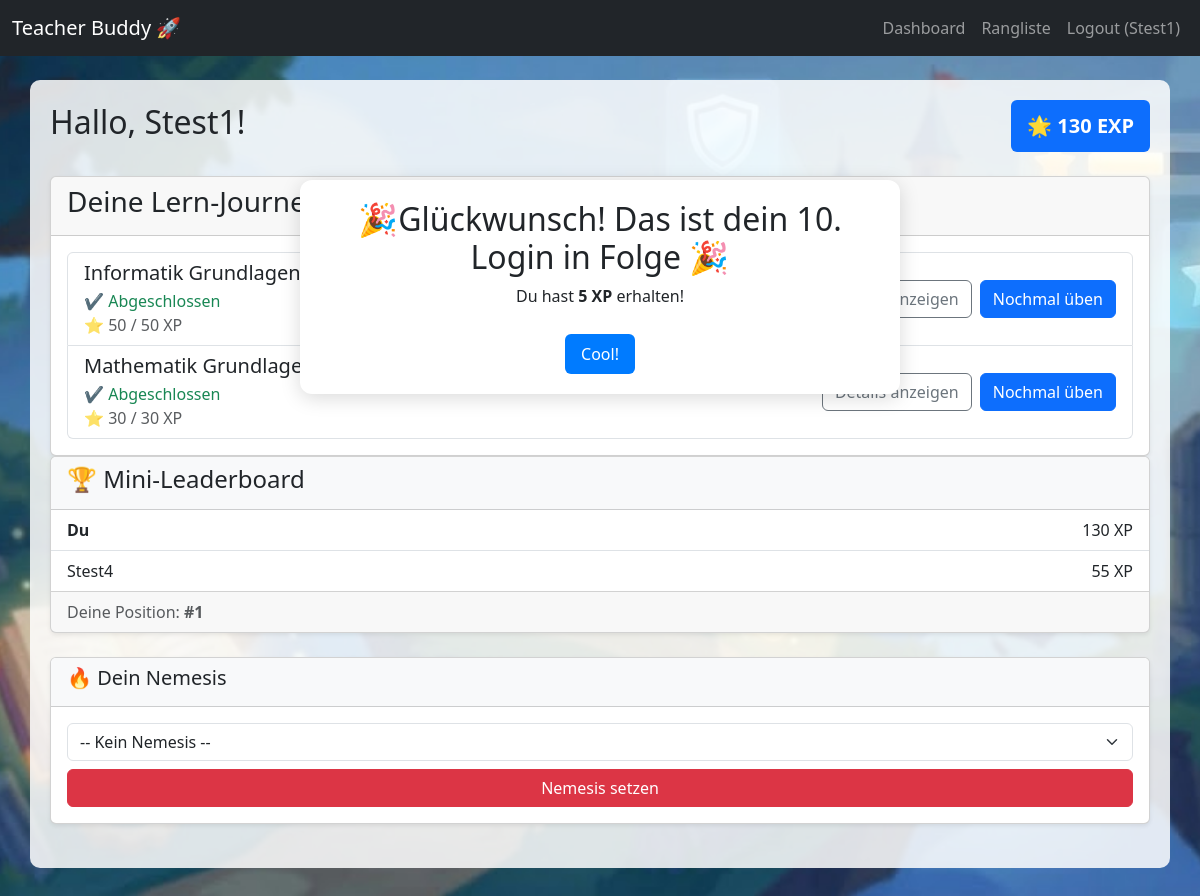
Page /dashboard (signed in) on the committed database.
### app.py (models this page shows, shortened)
class User(UserMixin, db.Model):
    id = db.Column(db.Integer, primary_key=True)
    username = db.Column(db.String(80), unique=True, nullable=False)
    password_hash = db.Column(db.String(120), nullable=False)
    role = db.Column(db.String(20), nullable=False, default='student')
    exp = db.Column(db.Integer, default=0)
    nemesis_id = db.Column(db.Integer, db.ForeignKey('user.id'), nullable=True)
    nemesis = db.relationship(
        'User',
        foreign_keys=[nemesis_id],
        remote_side=[id]
    )
    group_id = db.Column(db.Integer, db.ForeignKey('group.id'), nullable=True)
    teacher_id = db.Column(db.Integer, db.ForeignKey('user.id'), nullable=True)
    groups = db.relationship('Group', backref='teacher', lazy=True, foreign_keys='Group.teacher_id')

### app.py (the view)
@app.route('/dashboard')
@login_required
def dashboard():
    if current_user.role == 'teacher':
        groups = Group.query.filter_by(teacher_id=current_user.id).all()
        students_no_group = User.query.filter_by(teacher_id=current_user.id, group_id=None, role='student').all()
        return render_template('dashboard_teacher.html', groups=groups, students_no_group=students_no_group)
    else:
        all_quizzes = get_all_quizzes()
        progress = QuizProgress.query.filter_by(user_id=current_user.id).all()
        completed_quizzes = {p.quiz_name for p in progress if p.completed}
        daily_bonus = None
        if not session.get('daily_bonus_shown'):
            daily_bonus = 5
            current_user.exp += daily_bonus
            db.session.commit()
            session['daily_bonus_shown'] = True
        earned_xp = {p.quiz_name: p.exp_earned for p in progress}
        xp_delta = None
        xp_target_name = None
        ahead = False
        if current_user.nemesis:
            xp_target_name = current_user.nemesis.username
            xp_delta = abs(current_user.exp - current_user.nemesis.exp)
            ahead = current_user.exp >= current_user.nemesis.exp
        group_students = []
        group = current_user.group
        if group:
            group_students = User.query.filter_by(
                group_id=group.id,
                role='student'
            ).all()
        mini_leaderboard = []
        my_position = None
        if group:
            students = User.query.filter_by(
                group_id=group.id,
                role='student'
            ).order_by(User.exp.desc()).all()
            my_index = None
            for idx, s in enumerate(students):
                if s.id == current_user.id:
                    my_index = idx
                    my_position = idx + 1  # 1-based
                    break
            if my_index is not None:
                wanted_ids = {current_user.id}
                if my_index - 1 >= 0:
                    wanted_ids.add(students[my_index - 1].id)  # above
                if my_index + 1 < len(students):
                    wanted_ids.add(students[my_index + 1].id)  # below
                if current_user.nemesis:
                    wanted_ids.add(current_user.nemesis.id)
                mini_leaderboard = [
                    {'id': s.id, 'name': s.username, 'exp': s.exp}
                    for s in students
                    if s.id in wanted_ids
                ]
        return render_template(
            'dashboard_student.html',
            all_quizzes=all_quizzes,
            completed_quizzes=completed_quizzes,
            earned_xp=earned_xp,
            daily_bonus=daily_bonus,
            xp_delta=xp_delta,
            xp_target_name=xp_target_name,
            ahead=ahead,
            mini_leaderboard=mini_leaderboard,
            my_position=my_position,
            group_students=group_students
        )

### app.py (called while the page is built)
@login_manager.user_loader
def load_user(user_id):
    return User.query.get(int(user_id))

def load_quiz(quiz_name):
    file_path = os.path.join(QUIZZES_FOLDER, f"{quiz_name}.json")
    try:
        with open(file_path, 'r', encoding='utf-8') as f:
            return json.load(f)
    except FileNotFoundError:
        return None

def get_all_quizzes():
    quizzes = []
    if not os.path.exists(QUIZZES_FOLDER):
        os.makedirs(QUIZZES_FOLDER)
        return []
    for filename in os.listdir(QUIZZES_FOLDER):
        if filename.endswith('.json'):
            quiz_name = filename.split('.')[0]
            quiz_data = load_quiz(quiz_name)
            if quiz_data:
                num_questions = len(quiz_data.get("questions", []))
                quizzes.append({
                    'name': quiz_name,
                    'title': quiz_data.get('title', 'Unbenanntes Quiz'),
                    'max_xp': num_questions * EXP_PER_QUESTION
                })
    return quizzes

### templates/dashboard_student.html (shortened to what this page needs)
{% extends "layout.html" %}
{% block content %}
{% if daily_bonus %}
<div id="login-popup" class="daily-popup">
    <h2>🎉Glückwunsch! Das ist dein 10. Login in Folge 🎉</h2>
    <p>Du hast <strong>{{ daily_bonus }} XP</strong> erhalten!</p>
    <button onclick="document.getElementById('login-popup').style.display='none'">Cool!</button>
</div>
{% endif %}
<div class="d-flex justify-content-between align-items-center mb-4">
    <h2>Hallo, {{ current_user.username }}!</h2>
    <span class="badge bg-primary p-3 fs-5">🌟 {{ current_user.exp }} EXP</span>
</div>
<div class="card shadow-sm">
    <div class="card-header">
        <h3>Deine Lern-Journey</h3>
    </div>
    <div class="card-body">
        {% if not all_quizzes %}
            <p class="text-muted">Es sind noch keine Quizzes verfügbar.</p>
        {% else %}
        <ul class="list-group">
            {% for quiz in all_quizzes %}
                <li class="list-group-item d-flex justify-content-between align-items-center">
                    <div>
                        <h5 class="mb-1">{{ quiz.title }}</h5>
                        {% if quiz.name in completed_quizzes %}
                            <span class="text-success">✔ Abgeschlossen</span>
                            <br>
                            <span class="text-muted">
                                ⭐ {{ earned_xp[quiz.name] }} / {{ quiz.max_xp }} XP
                            </span>
                        {% else %}
                            <span class="text-muted">Noch nicht bearbeitet</span>
                            <br>
                            <span class="text-muted">⭐ Max XP: {{ quiz.max_xp }}</span>
                        {% endif %}
                    </div>
                    <div class="d-flex gap-2">
                        {% if quiz.name in completed_quizzes %}
                            <a href="{{ url_for('quiz_finished', quiz_name=quiz.name) }}"
                            class="btn btn-outline-secondary">
                                Details anzeigen
                            </a>
                            <a href="{{ url_for('start_quiz', quiz_name=quiz.name, practice=1) }}"
                            class="btn btn-primary">
                                Nochmal üben
                            </a>
                        {% else %}
                                <a href="{{ url_for('start_quiz', quiz_name=quiz.name) }}"
                                class="btn btn-success">
                                    Starten
                                </a>
                            {% endif %}
                    </div>
                </li>
            {% endfor %}
        </ul>
        {% endif %}
    </div>
</div>
{% if mini_leaderboard %}
<div class="card shadow-sm mb-4">
    <div class="card-header bg-light">
        <h4>🏆 Mini-Leaderboard</h4>
    </div>
    <ul class="list-group list-group-flush">
        {% for item in mini_leaderboard %}
        <li class="list-group-item d-flex justify-content-between
        ">
            <span>
                {% if item.id == current_user.id %}
                    <strong>Du</strong>
                {% elif current_user.nemesis and item.id == current_user.nemesis.id %}
                    🔥 <strong>{{ item.name }}</strong>
                {% else %}
                    {{ item.name }}
                {% endif %}
            </span>
            <span>{{ item.exp }} XP</span>
        </li>
        {% endfor %}
    </ul>
    {% if my_position %}
    <div class="card-footer text-muted">
        Deine Position: <strong>#{{ my_position }}</strong>
    </div>
    {% endif %}
</div>
{% endif %}
<div class="card shadow-sm mb-4">
    <div class="card-header bg-light">
        <h5>🔥 Dein Nemesis</h5>
    </div>
    <div class="card-body">
        <form method="post" action="{{ url_for('set_nemesis') }}">
            <div class="mb-2">
                <select name="nemesis_id" class="form-select">
                    <option value="">-- Kein Nemesis --</option>
                </select>
            </div>
            <button type="submit" class="btn btn-danger w-100">
                Nemesis setzen
            </button>
        </form>
    </div>
</div>
{% endblock %}

### templates/layout.html (shortened to what this page needs)
<!DOCTYPE html>
<html lang="de">
<head>
    <link rel="stylesheet" href="https://cdn.jsdelivr.net/npm/bootstrap@5.3.2/dist/css/bootstrap.min.css">
</head>
<body>
    <nav class="navbar navbar-expand-lg navbar-dark bg-dark mb-4">
        <div class="container-fluid">
            <a class="navbar-brand" href="{{ url_for('index') }}">Teacher Buddy 🚀</a>
            <div class="collapse navbar-collapse" id="navbarNav">
                <ul class="navbar-nav ms-auto">
                    {% if current_user.is_authenticated %}
                        <li class="nav-item">
                            <a class="nav-link" href="{{ url_for('dashboard') }}">Dashboard</a>
                        </li>
                        {% if current_user.role == 'student' %}
                        <li class="nav-item">
                            <a class="nav-link" href="{{ url_for('leaderboard') }}">Rangliste</a>
                        </li>
                        {% endif %}
                        <li class="nav-item">
                            <a class="nav-link" href="{{ url_for('logout') }}">Logout ({{ current_user.username }})</a>
                        </li>
                    {% endif %}
                </ul>
            </div>
        </div>
    </nav>
    <main class="container">
        {% block content %}{% endblock %}
    </main>
</body>
</html>

### templates/dashboard_student.html (style rules this page uses)
.daily-popup { position: fixed; top: 20%; left: 50%; transform: translateX(-50%); background: white; padding: 20px 30px; border-radius: 12px; text-align: center; box-shadow: 0 4px 20px rgba(0,0,0,0.15); z-index: 9999; }
.daily-popup button { margin-top: 10px; padding: 8px 16px; border: none; border-radius: 6px; background: #007bff; color: white; cursor: pointer; }

### rows in the picture
User: username "Stest1", exp "130", shows "Du"
User: name "Stest4", exp "55"

### other values in the picture
{{ daily_bonus }} "5"
{{ quiz.title }} "Informatik Grundlagen" "Mathematik Grundlagen"
{{ earned_xp[quiz.name] }} "50" "30"
{{ quiz.max_xp }} "50" "30"
{{ my_position }} "1"
